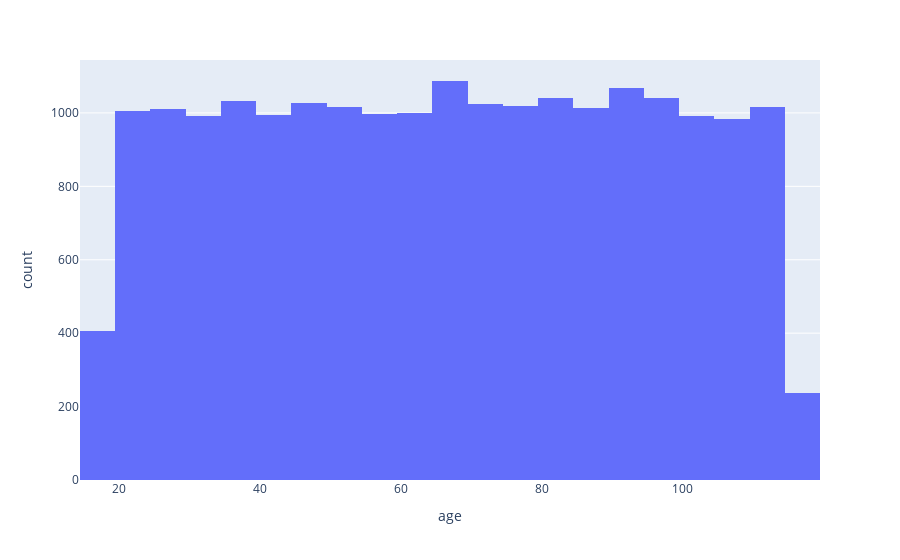

The notebook cell saved with this chart:
### Code cell
#Q2.3. Display the histogram of the age distribution of the patients

#Make the histogram then show it
fig = px.histogram(df , x="age", nbins=20)
fig.show()

### Figure 1 — Plotly figure (JSON) as saved in the notebook; plotly's stock layout.template omitted (floating-point values rounded to 4 significant figures; data arrays with more than 128 entries replaced by an {"elided": "..."} marker saying what was removed)
{"data": [{"alignmentgroup": "True", "bingroup": "x", "hovertemplate": "age=%{x}<br>count=%{y}<extra></extra>", "legendgroup": "", "marker": {"color": "#636efa", "pattern": {"shape": ""}}, "name": "", "nbinsx": 20, "offsetgroup": "", "orientation": "v", "showlegend": false, "type": "histogram", "x": {"elided": "20000 int values"}, "xaxis": "x", "yaxis": "y"}], "layout": {"barmode": "relative", "legend": {"tracegroupgap": 0}, "margin": {"t": 60}, "xaxis": {"anchor": "y", "domain": [0, 1], "title": {"text": "age"}}, "yaxis": {"anchor": "x", "domain": [0, 1], "title": {"text": "count"}}}}
